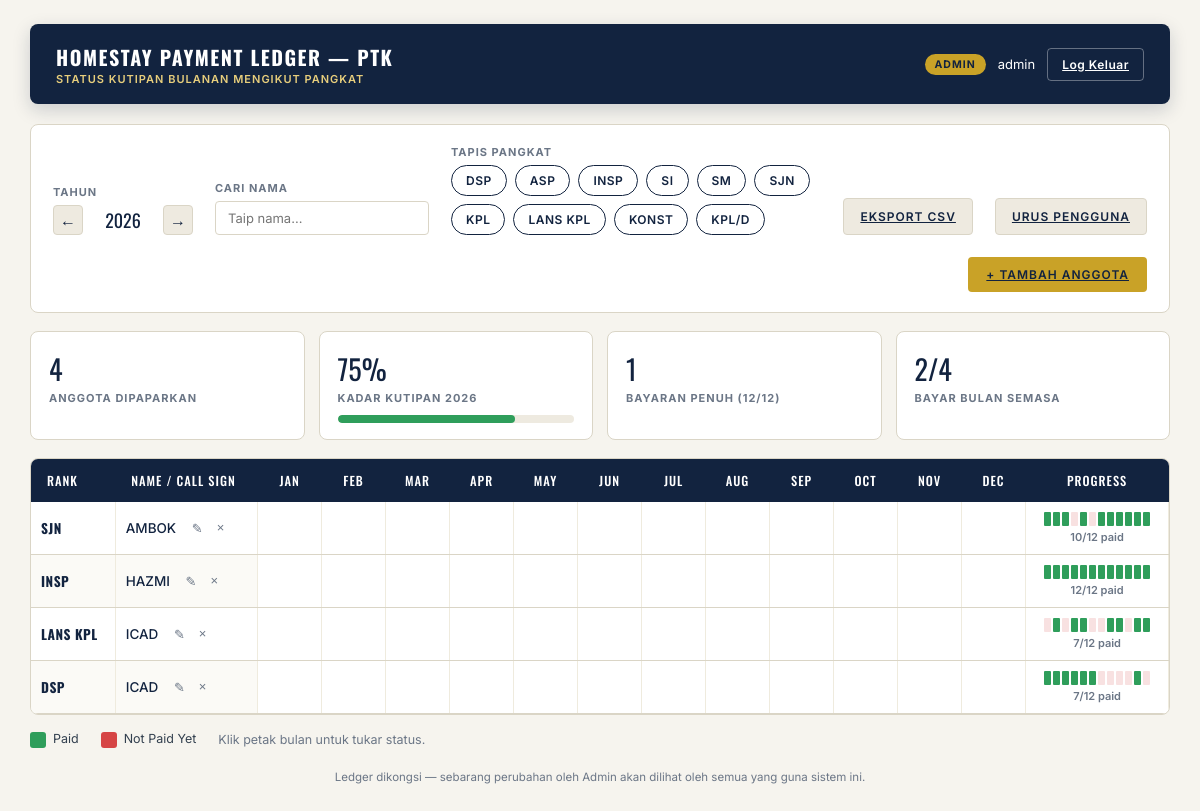
The page /admininterface.php (signed in) on the database its author committed.
### tables this page shows
CREATE TABLE `personnel` (
  `id` int NOT NULL,
  `rank_name` varchar(30) NOT NULL,
  `name` varchar(100) NOT NULL
);

### config.php (called while the page is built, shortened)
<?php
function e(?string $s): string {
    return htmlspecialchars($s ?? '', ENT_QUOTES, 'UTF-8');
}

### admininterface.php (the view, shortened to what this page needs)
<?php
require_once 'config.php';
$src         = $_SERVER['REQUEST_METHOD'] === 'POST' ? $_POST : $_GET;
$year        = isset($src['year']) ? (int) $src['year'] : (int) date('Y');
$search      = trim($src['search'] ?? '');
$selRanksRaw = trim($src['ranks'] ?? '');
$selRanks    = $selRanksRaw === '' ? [] : explode(',', $selRanksRaw);
function buildQuery(array $overrides = []) {
    global $year, $search, $selRanks;
    $params = [
        'year'   => $year,
        'search' => $search,
        'ranks'  => implode(',', $selRanks),
    ];
    $params = array_merge($params, $overrides);
    $params = array_filter($params, function ($v) {
        return $v !== '' && $v !== null;
    });
    return http_build_query($params);
}
$sql = 'SELECT id, rank_name, name FROM personnel WHERE 1=1';
$args = [];
$sql .= ' ORDER BY name ASC';
$stmt = $pdo->prepare($sql);
$stmt->execute($args);
$personnelList = $stmt->fetchAll();
$payMap = [];
$payStmt = $pdo->prepare('SELECT personnel_id, month, paid FROM payments WHERE year = ?');
$payStmt->execute([$year]);
foreach ($payStmt->fetchAll() as $row) {
    $payMap[$row['personnel_id'] . '|' . $row['month']] = (bool) $row['paid'];
}
function isPaid(array $map, int $id, int $month): bool {
    return $map[$id . '|' . $month] ?? false;
}
$totalCells = count($personnelList) * 12;
$paidCells  = 0;
$fullyPaid  = 0;
foreach ($personnelList as $pp) {
    $count = 0;
    for ($m = 0; $m < 12; $m++) { if (isPaid($payMap, $pp['id'], $m)) $count++; }
    $paidCells += $count;
    if ($count === 12) $fullyPaid++;
}
$rate = $totalCells ? round(($paidCells / $totalCells) * 100) : 0;
$currentMonthIdx = ((int) date('Y')) === $year ? ((int) date('n') - 1) : null;
$paidThisMonth = $currentMonthIdx !== null
    ? count(array_filter($personnelList, function ($pp) use ($payMap, $currentMonthIdx) {
        return isPaid($payMap, $pp['id'], $currentMonthIdx);
    }))
    : null;
?>
<!DOCTYPE html>
<html lang="en">
<head>
<link rel="stylesheet" href="s.css">
</head>
<body>
<div class="app">
  <div class="topbar">
    <div class="title">
      <h1>Homestay Payment Ledger &mdash; PTK</h1>
      <small>Status kutipan bulanan mengikut pangkat</small>
    </div>
    <div class="who">
      <span class="role-badge admin">Admin</span>
      <span><?= e($_SESSION['username']) ?></span>
      <a href="logout.php" class="btn btn-ghost">Log Keluar</a>
    </div>
  </div>
  <div class="panel">
    <form method="get" action="admininterface.php" id="filterForm">
      <div class="panel-row">
        <div class="control">
          <label>Tahun</label>
          <div class="year-nav">
            <a href="admininterface.php?<?= buildQuery(['year' => $year - 1]) ?>" style="background:var(--paper-alt);border:1px solid var(--line);width:30px;height:30px;display:flex;align-items:center;justify-content:center;color:var(--navy);text-decoration:none;border-radius:4px;">&#8592;</a>
            <span class="yr"><?= $year ?></span>
            <a href="admininterface.php?<?= buildQuery(['year' => $year + 1]) ?>" style="background:var(--paper-alt);border:1px solid var(--line);width:30px;height:30px;display:flex;align-items:center;justify-content:center;color:var(--navy);text-decoration:none;border-radius:4px;">&#8594;</a>
          </div>
        </div>
        <div class="control">
          <label>Cari Nama</label>
          <input class="search-input" type="text" name="search" value="<?= e($search) ?>" placeholder="Taip nama..." onchange="document.getElementById('filterForm').submit()">
        </div>
        <div class="control" style="flex:1;min-width:260px;">
          <label>Tapis Pangkat</label>
          <div class="chips" id="rankChips">
            <?php foreach (RANKS as $r):
                $active = in_array($r, $selRanks, true); ?>
              <div class="chip <?= $active ? '' : 'off' ?>" data-rank="<?= e($r) ?>"><?= e($r) ?></div>
            <?php endforeach; ?>
          </div>
        </div>
        <a class="btn export-btn" href="admininterface.php?<?= buildQuery(['export' => 1]) ?>">Eksport CSV</a>
        <a class="btn manage-btn" href="admininterface.php?<?= buildQuery(['modal' => 'manageUsers']) ?>">Urus Pengguna</a>
        <a class="btn add-btn" href="admininterface.php?<?= buildQuery(['modal' => 'add']) ?>">+ Tambah Anggota</a>
      </div>
    </form>
  </div>
  <div class="stats">
    <div class="stat-card"><div class="num"><?= count($personnelList) ?></div><div class="lbl">Anggota Dipaparkan</div></div>
    <div class="stat-card">
      <div class="num"><?= $rate ?>%</div>
      <div class="lbl">Kadar Kutipan <?= $year ?></div>
      <div class="bar-track"><div class="bar-fill" style="width:<?= $rate ?>%"></div></div>
    </div>
    <div class="stat-card"><div class="num"><?= $fullyPaid ?></div><div class="lbl">Bayaran Penuh (12/12)</div></div>
    <div class="stat-card"><div class="num"><?= $paidThisMonth === null ? '—' : $paidThisMonth . '/' . count($personnelList) ?></div><div class="lbl">Bayar Bulan Semasa</div></div>
  </div>
  <div class="table-wrap">
    <table class="full-ledger">
      <thead>
        <tr>
          <th class="left">Rank</th>
          <th class="left">Name / Call Sign</th>
          <?php foreach (MONTHS as $m): ?><th><?= $m ?></th><?php endforeach; ?>
          <th>Progress</th>
        </tr>
      </thead>
      <tbody>
        <?php if (empty($personnelList)): ?>
          <tr class="empty-row"><td colspan="15">Tiada anggota sepadan dengan penapis ini.</td></tr>
        <?php else: foreach ($personnelList as $pp):
          $paidCount = 0;
          $ticks = '';
          for ($m = 0; $m < 12; $m++) {
              $paid = isPaid($payMap, $pp['id'], $m);
              if ($paid) $paidCount++;
              $ticks .= '<div class="tick ' . ($paid ? 'on' : '') . '"></div>';
          }
        ?>
          <tr>
            <td class="info rank"><?= e($pp['rank_name']) ?></td>
            <td class="info name">
              <?= e($pp['name']) ?>
              <span class="row-actions">
                <a class="icon-btn" href="admininterface.php?<?= buildQuery(['modal' => 'edit', 'id' => $pp['id']]) ?>" title="Edit">&#9998;</a>
                <form method="post" action="admininterface.php" style="display:inline" onsubmit="return confirm('Padam <?= e(addslashes($pp['name'])) ?> (<?= e($pp['rank_name']) ?>) daripada ledger? Tindakan ini tidak boleh dibatalkan.');">
                  <button type="submit" class="icon-btn" title="Remove">&times;</button>
                </form>
              </span>
            </td>
            <?php foreach (MONTHS as $idx => $mn):
              $paid = isPaid($payMap, $pp['id'], $idx); ?>
              <td class="cell">
                <form method="post" action="admininterface.php">
                  <button type="submit" class="fillbtn <?= $paid ? 'paid' : 'unpaid' ?>" title="Klik untuk tukar status <?= $mn ?>"></button>
                </form>
              </td>
            <?php endforeach; ?>
            <td class="progress-cell">
              <div class="ribbon"><?= $ticks ?></div>
              <div class="ratio"><?= $paidCount ?>/12 paid</div>
            </td>
          </tr>
        <?php endforeach; endif; ?>
      </tbody>
    </table>
  </div>
  <div class="legend">
    <span><span class="swatch" style="background:var(--green)"></span>Paid</span>
    <span><span class="swatch" style="background:var(--red)"></span>Not Paid Yet</span>
    <span style="color:var(--slate-soft)">Klik petak bulan untuk tukar status.</span>
  </div>
  <footer class="note">Ledger dikongsi &mdash; sebarang perubahan oleh Admin akan dilihat oleh semua yang guna sistem ini.</footer>
</div>
</body>
</html>

### rows shown on the page
personnel: rank_name "SJN", name "AMBOK", paidCount "10"
personnel: rank_name "INSP", name "HAZMI", paidCount "12"
personnel: rank_name "LANS KPL", name "ICAD", paidCount "7"
personnel: rank_name "DSP", name "ICAD", paidCount "7"

### other values the page prints
$_SESSION['username'] "admin"
$year "2026"
$r "DSP"
$r "ASP"
$r "INSP"
$r "SI"
$r "SM"
$r "SJN"
$r "KPL"
$r "LANS KPL"
$r "KONST"
$r "KPL/D"
count($personnelList) "4"
$rate "75"
$fullyPaid "1"
